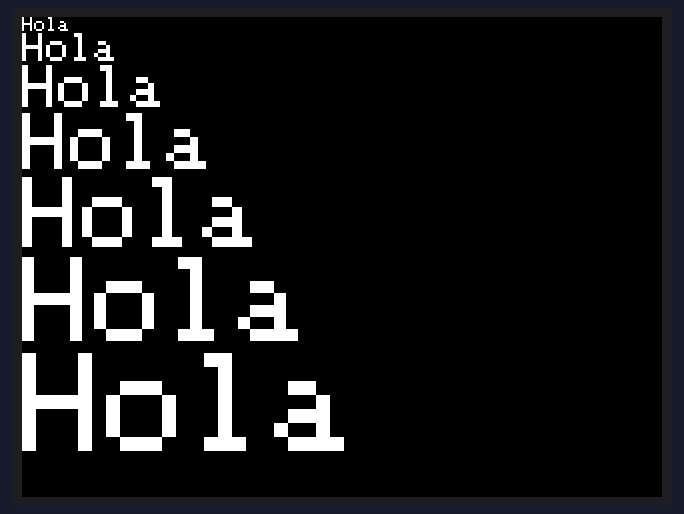
The sketch below on a simulated ESP32. Shown: 320×240 colour display. What the sketch prints to the serial monitor is not drawn.

Above: at 0.3 s.

The sketch:

Leccion_08_Pantalla_TFT.ino
```cpp
// Placa "ESP32 Dev Module"

#define titleccion "Lección 8 Pantalla TFT"

#include <TFT_eSPI.h> // Hardware-specific library

TFT_eSPI tft = TFT_eSPI();       // Invoke custom library

void setup(void) {
  Serial.begin(115200);
  Serial.println();
  Serial.println(titleccion);
  // Pantalla TFT
  tft.init();
  tft.setRotation(3);
  tft.fillScreen(TFT_BLACK);
  tft.setTextColor(TFT_WHITE);
  tft.setCursor(0, 0);
  tft.setTextSize(1);
  tft.println("Hola");
  tft.setTextSize(2);
  tft.println("Hola");
  tft.setTextSize(3);
  tft.println("Hola");
  tft.setTextSize(4);
  tft.println("Hola");
  tft.setTextSize(5);
  tft.println("Hola");
  tft.setTextSize(6);
  tft.println("Hola");
  tft.setTextSize(7);
  tft.println("Hola");
}

void loop(void) {
}
```
